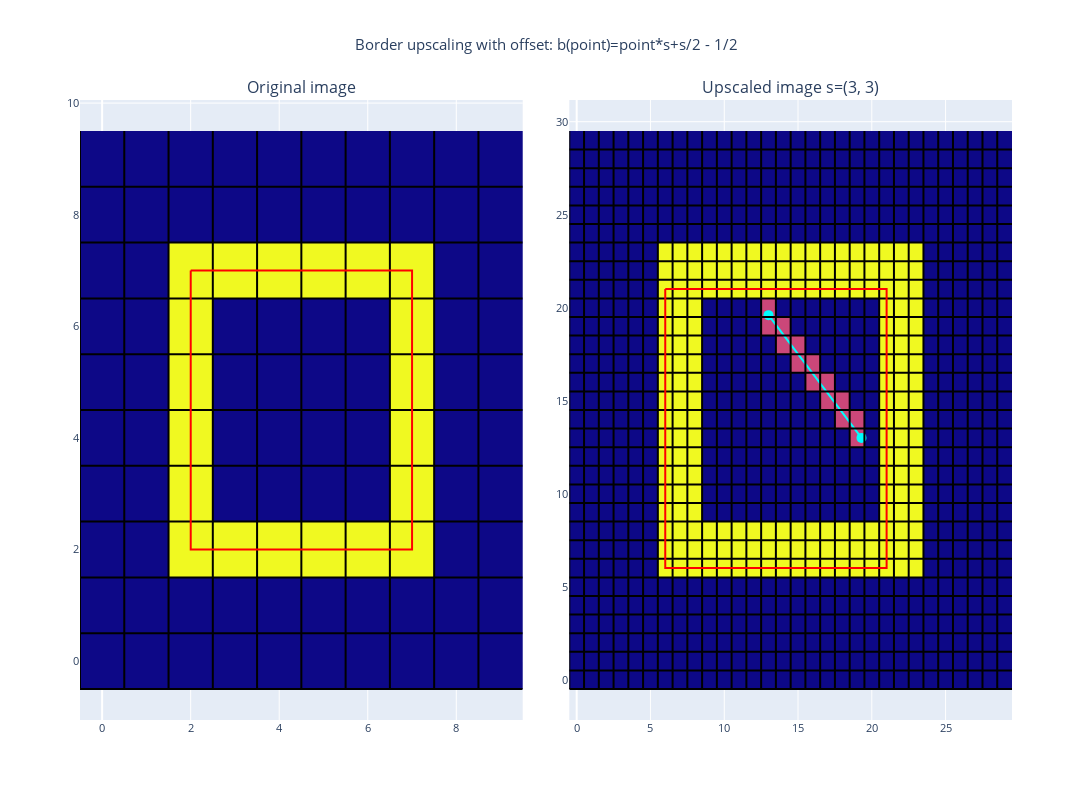

Write notebook code for a chart like this one.
### Code cell
fig = make_subplots(rows=1, cols=2, 
                    horizontal_spacing=0.05, 
                    vertical_spacing=0.1,
                    subplot_titles=('Original image', f"Upscaled image s={scale_factor_x, scale_factor_y}"))
# Add images to plot
base_image_fig = px.imshow(test_image)
fig.add_trace(base_image_fig.data[0], 1, 1)
xs, ys = gridlines(test_image)
fig.add_trace(go.Scatter(x=xs, y=ys, marker=dict(color='black', size=1), name=f"Pixel edges", showlegend=False), row=1, col=1)

upscaled_image_box_3 = upscaled_image_box.copy()
test_x,test_y = np.array([13,19.3]), np.array([19.6,13]) # TODO: Create better implementation. Everything works now? Note the +1/2 to
# TODO: pixels_between_points_2() needs to be pushed by 1/2 to align with 'center pixel' method used by python libraries.
xs_pixel, ys_pixel = pixels_between_points(test_x,test_y) # When given coordinates to this function, add 1/2 to treat pixels as 'corner integer position' and not 'center integered'.
fig.add_trace(go.Scatter(x=test_x, y=test_y, marker=dict(color='cyan', size=10), name=f"Test line"), row=1, col=2)
# xs_pixel, ys_pixel = pixels_between_points_2(fourier_xs*scale_factor, fourier_ys*scale_factor)
for y,x in list(zip(xs_pixel,ys_pixel)):
    try:
        upscaled_image_box_3[int(x)][int(y)] = 0.5 # x goes up, y goes right
    except:
        print("what")
        continue

upscaled_image_fig = px.imshow(upscaled_image_box_3)
fig.add_trace(upscaled_image_fig.data[0], 1, 2)
xs, ys = gridlines(upscaled_image_box_3)
fig.add_trace(go.Scatter(x=xs, y=ys, marker=dict(color='black', size=1), name=f"Pixel edges", showlegend=False), row=1, col=2)

# 400p borders
fig.add_trace(go.Scatter(x=fourier_xs, y=fourier_ys, marker=dict(color='red', size=10), name=f"400p border"), row=1, col=1)
fig.add_trace(go.Scatter(x=fourier_xs*scale_factor_x, y=fourier_ys*scale_factor_y, marker=dict(color='red', size=10), name=f"400p border"), row=1, col=2)
# fig.add_trace(go.Scatter(x=fourier_xs_with_offset, y=fourier_ys_with_offset, marker=dict(color='red', size=10), name=f"400 p border"), row=1, col=2)

fig.update_layout(title_text=f"Border upscaling with offset: b(point)=point*s+s/2 - 1/2", title_x=0.5, width=1400, height=800, showlegend=False, font_size=11)
fig.update(layout_coloraxis_showscale=False)
fig.show()

### Figure 1 — Plotly figure (JSON) as saved in the notebook; plotly's stock layout.template omitted (floating-point values rounded to 4 significant figures; data arrays with more than 128 entries replaced by an {"elided": "..."} marker saying what was removed)
{"data": [{"coloraxis": "coloraxis", "hovertemplate": "x: %{x}<br>y: %{y}<br>color: %{z}<extra></extra>", "name": "0", "type": "heatmap", "xaxis": "x", "yaxis": "y", "z": [[0, 0, 0, 0, 0, 0, 0, 0, 0, 0], [0, 0, 0, 0, 0, 0, 0, 0, 0, 0], [0, 0, 1, 1, 1, 1, 1, 1, 0, 0], [0, 0, 1, 0, 0, 0, 0, 1, 0, 0], [0, 0, 1, 0, 0, 0, 0, 1, 0, 0], [0, 0, 1, 0, 0, 0, 0, 1, 0, 0], [0, 0, 1, 0, 0, 0, 0, 1, 0, 0], [0, 0, 1, 1, 1, 1, 1, 1, 0, 0], [0, 0, 0, 0, 0, 0, 0, 0, 0, 0], [0, 0, 0, 0, 0, 0, 0, 0, 0, 0]]}, {"marker": {"color": "black", "size": 1}, "name": "Pixel edges", "showlegend": false, "type": "scatter", "x": [-0.5, -0.5, null, 0.5, 0.5, null, 1.5, 1.5, null, 2.5, 2.5, null, 3.5, 3.5, null, 4.5, 4.5, null, 5.5, 5.5, null, 6.5, 6.5, null, 7.5, 7.5, null, 8.5, 8.5, null, -0.5, 9.5, null, -0.5, 9.5, null, -0.5, 9.5, null, -0.5, 9.5, null, -0.5, 9.5, null, -0.5, 9.5, null, -0.5, 9.5, null, -0.5, 9.5, null, -0.5, 9.5, null, -0.5, 9.5, null], "xaxis": "x", "y": [-0.5, 9.5, null, -0.5, 9.5, null, -0.5, 9.5, null, -0.5, 9.5, null, -0.5, 9.5, null, -0.5, 9.5, null, -0.5, 9.5, null, -0.5, 9.5, null, -0.5, 9.5, null, -0.5, 9.5, null, -0.5, -0.5, null, 0.5, 0.5, null, 1.5, 1.5, null, 2.5, 2.5, null, 3.5, 3.5, null, 4.5, 4.5, null, 5.5, 5.5, null, 6.5, 6.5, null, 7.5, 7.5, null, 8.5, 8.5, null], "yaxis": "y"}, {"marker": {"color": "cyan", "size": 10}, "name": "Test line", "type": "scatter", "x": [13, 19.3], "xaxis": "x2", "y": [19.6, 13], "yaxis": "y2"}, {"coloraxis": "coloraxis", "hovertemplate": "x: %{x}<br>y: %{y}<br>color: %{z}<extra></extra>", "name": "0", "type": "heatmap", "xaxis": "x2", "yaxis": "y2", "z": {"elided": "30x30 float values"}}, {"marker": {"color": "black", "size": 1}, "name": "Pixel edges", "showlegend": false, "type": "scatter", "x": {"elided": "180 float values"}, "xaxis": "x2", "y": {"elided": "180 float values"}, "yaxis": "y2"}, {"marker": {"color": "red", "size": 10}, "name": "400p border", "type": "scatter", "x": {"elided": "200 float values"}, "xaxis": "x", "y": {"elided": "200 float values"}, "yaxis": "y"}, {"marker": {"color": "red", "size": 10}, "name": "400p border", "type": "scatter", "x": {"elided": "200 float values"}, "xaxis": "x2", "y": {"elided": "200 float values"}, "yaxis": "y2"}], "layout": {"annotations": [{"font": {"size": 16}, "showarrow": false, "text": "Original image", "x": 0.2375, "xanchor": "center", "xref": "paper", "y": 1, "yanchor": "bottom", "yref": "paper"}, {"font": {"size": 16}, "showarrow": false, "text": "Upscaled image s=(3, 3)", "x": 0.7625, "xanchor": "center", "xref": "paper", "y": 1, "yanchor": "bottom", "yref": "paper"}], "coloraxis": {"showscale": false}, "font": {"size": 11}, "height": 800, "showlegend": false, "title": {"text": "Border upscaling with offset: b(point)=point*s+s/2 - 1/2", "x": 0.5}, "width": 1400, "xaxis": {"anchor": "y", "domain": [0, 0.475]}, "xaxis2": {"anchor": "y2", "domain": [0.525, 1]}, "yaxis": {"anchor": "x", "domain": [0, 1]}, "yaxis2": {"anchor": "x2", "domain": [0, 1]}}}
